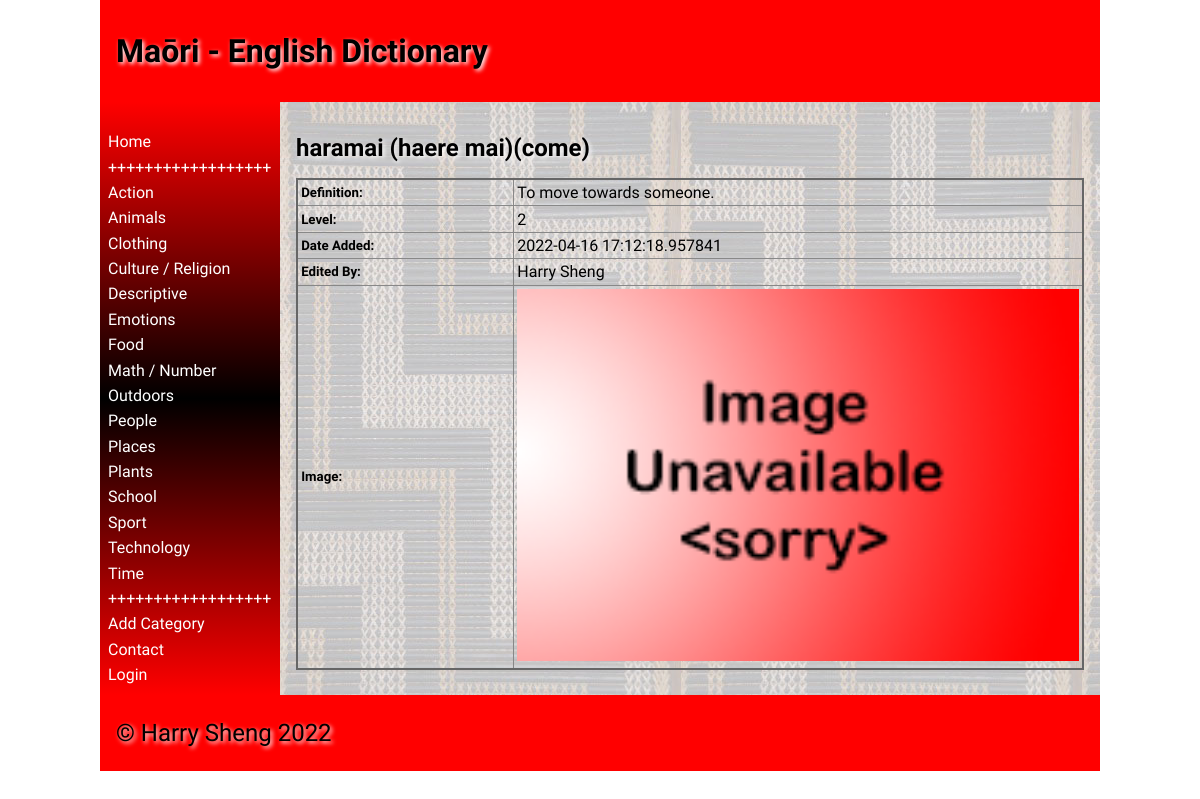
The page /word/2 on the database its author committed.
### tables this page shows
CREATE TABLE "categories"
(
	id integer
		constraint Dictionary_pk
			primary key autoincrement,
	category varchar(30)
);

CREATE TABLE "Words"
(
    id          integer
        constraint Words_pk
            primary key,
    maori       varchar(30),
    english     varchar(30),
    category    varchar(30),
    definition  varchar(300),
    level       integer(10),
    image       varchar(30),
    user_id     integer
        references User,
    timestamp   datatime,
    category_id integer
        constraint Words_category_id_fk
            references categories
, username varchar(30));

### app.py (the view, shortened to what this page needs)
@app.route('/word/<wordid>', methods=['POST', 'GET'])
def word(wordid):
    con = create_connection(DATABASE)
    query = "SELECT id, maori, english, definition, level, timestamp, user_id, image, username FROM Words WHERE id = ?" # get the data from database
    cur = con.cursor()
    cur.execute(query, (wordid,)) # execute query
    words = cur.fetchall() # put words into a list
    con.close()
    return render_template('word.html', logged_in=is_logged_in(), categories=category_list(), words=words,
                           logged_in_teacher=is_logged_in_teacher())

### app.py (called while the page is built)
def create_connection(db_file):
    try:
        connection = sqlite3.connect(db_file)
        connection.execute('pragma foreign_keys=ON')
        return connection
    except Error as e:
        print(e)
    return None

def is_logged_in():
    if session.get("email") is None:  # if there is no email the user are not logged in
        print("not logged in")
        return False
    else:
        print("logged in")
        return True

def is_logged_in_teacher():
    if session.get("teacher") == "Y":  # if the user is the teacher
        print("logged in as teacher")
        return True
    else:
        print("logged in as student")
        return False

def category_list():
    con = create_connection(DATABASE) # create connection to database
    query = "SELECT id, category FROM categories ORDER BY category ASC"  # select category fom
    cur = con.cursor()
    cur.execute(query) # execute the query
    category_list = cur.fetchall()
    cur.close()
    return category_list

### templates/word.html (shortened to what this page needs)
{% extends 'base.html' %}
{% block heading %}Maōri - English Dictionary{% endblock %}
{% block main %}
    {%  for word in words %}
    <h2>{{ word[1] }}({{ word[2] }}){% if logged_in_teacher %}<a href="/deleteword/{{ word[0]}}/{{ word[1] }}">- Delete Word</a>{% endif %}</h2>
    {% endfor %}
<table class="cart-table">
    {%  for word in words %}
    <thead>
    <tr>
        <td><h5>Definition:</h5></td>
        <td>{{ word[3] }}</td>
    </tr>
    <tr>
        <td><h5>Level:</h5></td>
        <td>{{ word[4] }}</td>
    </tr>
    <tr>
        <td><h5>Date Added:</h5></td>
        <td>{{ word[5] }}</td>
    </tr>
    <tr>
        <td><h5>Edited By:</h5></td>
        <td>{{ word[8] }}</td>
    </tr>
    <tr>
        <td><h5>Image:</h5></td>
        <td><img src="/static/images/{{ word[7] }}.jpg"  alt=""></td>
    </tr>
    </thead>
    {% endfor %}
</table>
{% endblock %}

### templates/base.html (shortened to what this page needs)
<!doctype html>
<html lang="en">
<head>
	<link href="{{ url_for('static', filename='css/style.css') }}" rel="stylesheet">
</head>
<body>
	<div id="container">
		<header>
			<h1>{% block heading %}{% endblock %}</h1>
		</header>
		<nav>
			<ul>
                <li><a href="\">Home</a></li>
                <li><a>++++++++++++++++++</a></li>
                <div class="category">
                {% for category in categories %}
                <tr>
                    <li><a href="/category/{{ category[0]}}">{{ category[1]}}</a></li>
                </tr>
                {% endfor %}
                </div>
                <li><a>++++++++++++++++++</a></li>
                <li><a href="/add_category">Add Category</a></li>
                <li><a href="/contact">Contact</a></li>
                {% if logged_in %}
                    <li><a href="/logout">Log Out(Logged as {{ session.first_name }})</a></li>
				{% else %}
                    <li><a href="/login">Login</a></li>
                {% endif %}
			</ul>
		</nav>
		<main>
            {% block main%}{% endblock %}
        </main>
		<footer>
			<p>
				&copy; Harry Sheng 2022
			</p>
		</footer>
	</div>
</body>
</html>

### static/css/style.css (style rules this page uses)
* { font-family: Comfortaa, sans-serif; margin: 0; padding: 0; box-sizing: border-box; }
#container { display: grid; grid-template-columns: 75px auto; grid-template-areas: 'nav header' 'main main' 'footer footer'; }
header { grid-area: header; background-color: #f00; padding: 1rem; }
nav { grid-area: nav; }
main { grid-area: main; padding: 1rem; background-color: #edd; }
h1, h2, h3, h4 { padding: 1rem 0; font-family: 'Suez One', serif; color: #000; text-shadow: 2px 2px 4px #fff; }
p { padding: 0.5rem 0; }
a { color: #222; }
img { width: 100%; }
table { width: 100%; border: 2px solid #666; border-collapse: collapse; }
th, td { border: 1px solid #888; padding: 0.2rem; text-align: left; }
footer { grid-area: footer; padding: 1rem; background-color: #f00; }
footer p { color: #000; text-shadow: 2px 2px 4px #fff; font-size: 1.5rem; }
@media only screen and (min-width: 768px) { #container { grid-template-columns: 180px auto; grid-template-areas: 'header header' 'nav main' 'footer footer'; } }
@media only screen and (min-width: 768px) { nav { background: linear-gradient(180deg, rgba(255,0,0,1) 0%, rgba(0, 0, 0, 1) 50%, rgba(255,0,0,1) 100%); padding: 0.5rem; } }
@media only screen and (min-width: 768px) { nav ul { list-style: none; } }
@media only screen and (min-width: 768px) { nav li { padding: 0.2rem 0; } }
@media only screen and (min-width: 768px) { nav a { color: #fff; text-decoration: none; } }
@media only screen and (min-width: 768px) { main { background-image: url('/static/images/poutama.jpg'); } }
@media only screen and (min-width: 1000px) { #container { width: 1000px; margin: auto; } }

### rows shown on the page
categories: category "Action"
categories: category "Animals"
categories: category "Clothing"
categories: category "Culture / Religion"
categories: category "Descriptive"
categories: category "Emotions"
categories: category "Food"
categories: category "Math / Number"
categories: category "Outdoors"
categories: category "People"
categories: category "Places"
categories: category "Plants"
categories: category "School"
categories: category "Sport"
categories: category "Technology"
categories: category "Time"
Words: maori "haramai (haere mai)", english "come", definition "To move towards someone.", level "2", timestamp "2022-04-16 17:12:18.957841", username "Harry Sheng", image (placeholder picture)
